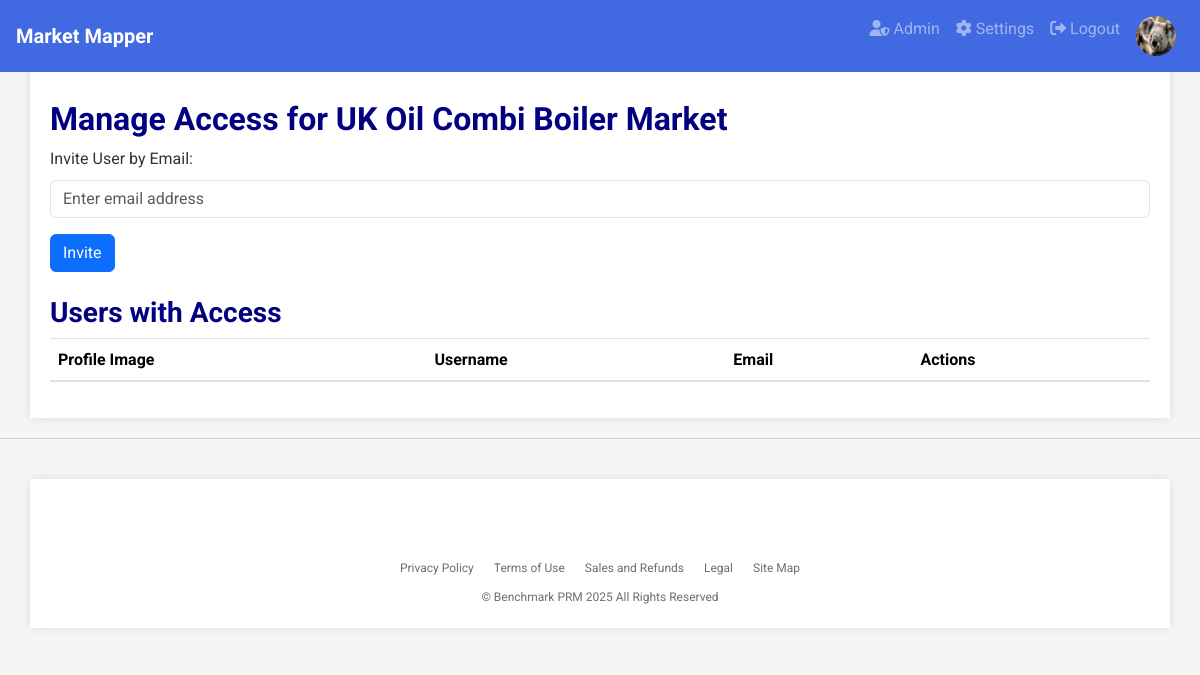
Before: /manage_access/1 (signed in) with the older database file.
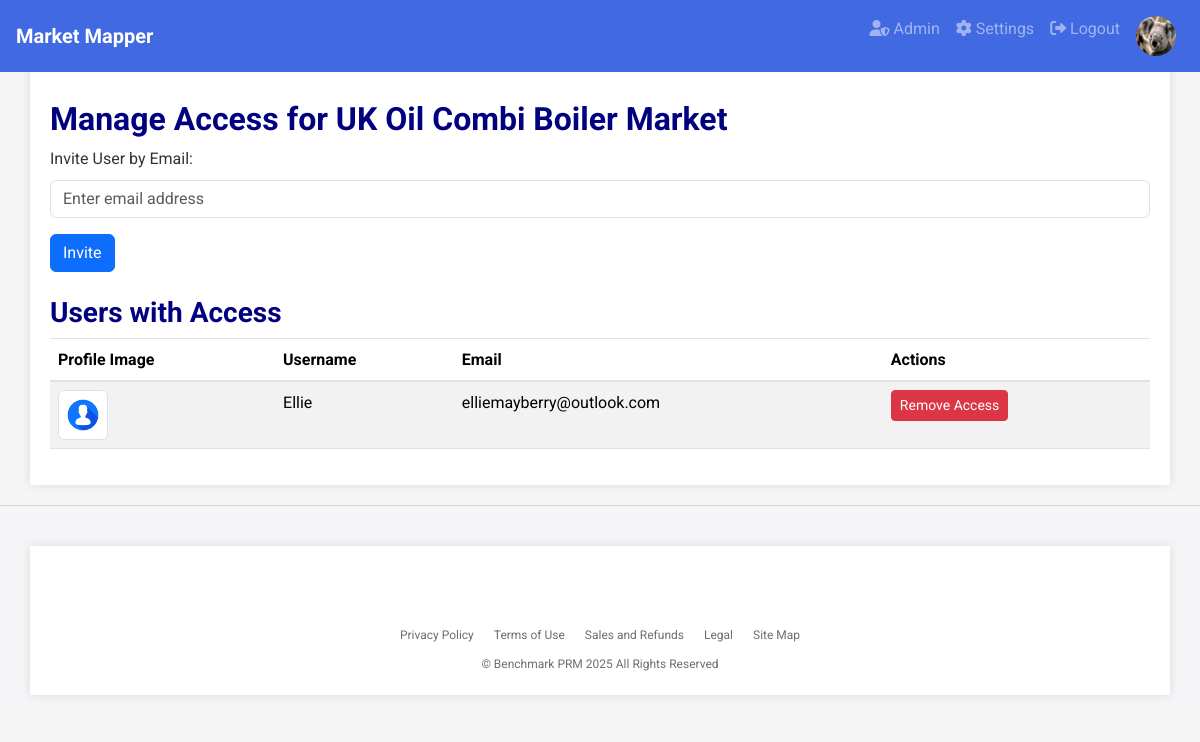
After: the same page with the newer database file.
### app.py (models this page shows, shortened)
class User(db.Model, UserMixin):
    id = db.Column(db.Integer, primary_key=True)
    username = db.Column(db.String(20), unique=True, nullable=False)
    email = db.Column(db.String(120), unique=True, nullable=False)  # Added email field
    password_hash = db.Column(db.String(128), nullable=False)
    profile_image = db.Column(db.String(255), nullable=True)  # Add profile_image field
    role = db.Column(db.String(50), nullable=False)  # Add role field
    @property
    def profile_image_url(self):
        if self.profile_image:
            return url_for('static', filename='uploads/' + self.profile_image)
        return url_for('static', filename='uploads/default_profile.png')  # Default profile image

class Project(db.Model):
    id = db.Column(db.Integer, primary_key=True)
    name = db.Column(db.String(100), nullable=False)
    category = db.Column(db.String(100), nullable=False)  # Add category field
    target_customer = db.Column(db.String(100), nullable=False)  # Add target_customer field
    country = db.Column(db.String(100), nullable=False)  # Add country field
    user_id = db.Column(db.Integer, db.ForeignKey('user.id'), nullable=False)
    has_market_map = db.Column(db.Boolean, default=False)  # EXACTLY like this
    shared_users = db.relationship('User', secondary='project_user', backref='shared_projects')

### app.py (the view, shortened to what this page needs)
@app.route('/manage_access/<int:project_id>', methods=['GET', 'POST'])
def manage_access(project_id):
    project = Project.query.get_or_404(project_id)
    shared_users = project.shared_users  # Change 'users' to 'shared_users'
    return render_template('manage_access.html', project=project, shared_users=shared_users)

### app.py (called while the page is built)
@login_manager.user_loader
def load_user(user_id):
    return User.query.get(int(user_id))

### templates/manage_access.html (shortened to what this page needs)
{% extends 'base.html' %}
{% block content %}
<h1>Manage Access for {{ project.name }}</h1>
<form method="POST">
    <div class="form-group">
        <label for="email">Invite User by Email:</label>
        <input type="email" class="form-control" id="email" name="email" placeholder="Enter email address" required>
    </div>
    <button type="submit" class="btn btn-primary">Invite</button>
</form>
<h2 class="mt-4">Users with Access</h2>
<table class="table table-striped">
    <thead>
        <tr>
            <th>Profile Image</th>
            <th>Username</th>
            <th>Email</th>
            <th>Actions</th>
        </tr>
    </thead>
    <tbody>
        {% for user in shared_users %}
        <tr>
            <td><img src="{{ user.profile_image_url }}" alt="{{ user.username }}'s profile image" class="img-thumbnail" style="width: 50px; height: 50px;"></td>
            <td>{{ user.username }}</td>
            <td>{{ user.email }}</td>
            <td>
                <form method="POST" action="{{ url_for('remove_access', project_id=project.id, user_id=user.id) }}" style="display:inline;">
                    <button type="submit" class="btn btn-danger btn-sm" onclick="return confirm('Are you sure you want to remove access for this user?')">Remove Access</button>
                </form>
            </td>
        </tr>
        {% endfor %}
    </tbody>
</table>
{% endblock %}

### templates/base.html (shortened to what this page needs)
<!DOCTYPE html>
<html lang="en">
<head>
    <link rel="stylesheet" href="https://stackpath.bootstrapcdn.com/bootstrap/4.5.2/css/bootstrap.min.css">
    <link rel="stylesheet" href="https://cdnjs.cloudflare.com/ajax/libs/font-awesome/6.0.0/css/all.min.css">
    <link href="https://cdn.jsdelivr.net/npm/bootstrap@5.3.2/dist/css/bootstrap.min.css" rel="stylesheet">
</head>
<body>
    <nav class="navbar navbar-expand-lg navbar-dark justify-content-between">
        <a class="navbar-brand" href="/">
            <span>Market Mapper</span>
        </a>
        <div class="collapse navbar-collapse" id="navbarNav">
            <ul class="navbar-nav ml-auto">
                {% if current_user.is_authenticated %}
                    {% if current_user.role == 'admin' %}
                        <li class="nav-item">
                            <a class="nav-link" href="{{ url_for('admin.index') }}" title="Admin">
                                <i class="fas fa-user-shield"></i> Admin
                            </a>
                        </li>
                    {% endif %}
                    <li class="nav-item">
                        <a class="nav-link" href="{{ url_for('settings') }}" title="Settings">
                            <i class="fas fa-cog"></i> Settings
                        </a>
                    </li>
                    <li class="nav-item">
                        <a class="nav-link" href="{{ url_for('logout') }}" title="Logout">
                            <i class="fas fa-sign-out-alt"></i> Logout
                        </a>
                    </li>
                    <li class="nav-item">
                        <div class="nav-link">
                            <div class="profile-image-container">
                                {% if current_user.profile_image %}
                                    <img src="{{ url_for('static', filename='uploads/' + current_user.profile_image) }}" alt="Profile Image" class="profile-image">
                                {% else %}
                                    <img src="{{ url_for('static', filename='uploads/default_profile.png') }}" alt="Profile Image" class="profile-image">
                                {% endif %}
                            </div>
                        </div>
                    </li>
                {% endif %}
            </ul>
        </div>
    </nav>
    <div class="container">
        {% block content %}{% endblock %}
    </div>
    <footer class="footer">
        <div class="container">
            <ul class="footer-links">
                <li><a href="#">Privacy Policy</a></li>
                <li><a href="#">Terms of Use</a></li>
                <li><a href="#">Sales and Refunds</a></li>
                <li><a href="#">Legal</a></li>
                <li><a href="#">Site Map</a></li>
            </ul>
            <div class="footer-copyright">
                &copy; Benchmark PRM 2025 All Rights Reserved
            </div>
        </div>
    </footer>
</body>
</html>

### templates/base.html (style rules this page uses)
body { font-family: 'Roboto', sans-serif; background-color: #F5F5F5; color: #333333; line-height: 1.6; margin: 0; }
h1, h2, h3 { color: #000080; font-weight: 700; }
h1 { font-size: 32px; }
h2 { font-size: 28px; }
a { color: #4169E1; }
.navbar { background-color: #4169E1; padding: 0.5rem 1rem; position: fixed; width: 100%; top: 0; z-index: 100; }
.navbar-brand { display: flex; align-items: center; }
.navbar-brand span { font-weight: bold; font-size: 1.25rem; }
.container { background-color: #FFFFFF; padding: 20px; margin-top: 20px; box-shadow: 0 0 10px rgba(0,0,0,0.1); padding-top: 80px; }
.footer { background-color: #f5f5f7; color: #6e6e73; padding: 20px 0; font-size: 12px; border-top: 1px solid #d2d2d7; width: 100%; margin-top: 20px; }
.footer-links { list-style: none; padding: 0; margin: 0; display: flex; justify-content: center; }
.footer-links li { margin: 0 10px; }
.footer-links a { color: #6e6e73; text-decoration: none; }
.footer-copyright { margin-top: 10px; text-align: center; }
.profile-image-container { position: relative; display: inline-block; }
.profile-image { width: 40px; height: 40px; border-radius: 50%; }

Changed rows visible on the page:
added User: username "Ellie", email "elliemayberry@outlook.com"
